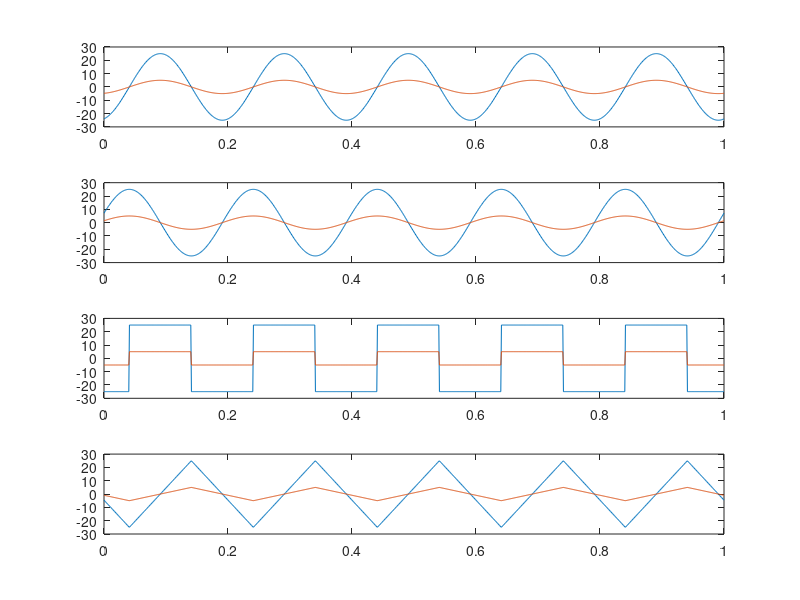

The MATLAB source for this figure:
clc;
close all;
clear all;

a = input("Enter amplitude: ");
f = input("Enter frequency: ");
p_diff = input("Enter phase difference in radians: ");
t = 0:0.001:1;

sin_wave = a*sin(2*pi*f*t + p_diff);
cos_wave = a*cos(2*pi*f*t + p_diff);
sqr_wave = a*square(2*pi*f*t + p_diff);
trn_wave = a*sawtooth(2*pi*f*t + p_diff, 1/2);

figure;

subplot(4,1,1);
plot(t, sin_wave, 'r');

subplot(4,1,2);
plot(t, cos_wave, 'r');

subplot(4,1,3);
plot(t, sqr_wave, 'r');

subplot(4,1,4);
plot(t, trn_wave, 'r');

% amplitude scale
scl = input("Amplitude scaling: ");

sin_wave_n = a*scl*sin(2*pi*f*t + p_diff);
cos_wave_n = a*scl*cos(2*pi*f*t + p_diff);
sqr_wave_n = a*scl*square(2*pi*f*t + p_diff);
trn_wave_n = a*scl*sawtooth(2*pi*f*t + p_diff, 1/2);

subplot(4,1,1);
plot(t, sin_wave_n, t, sin_wave);

subplot(4,1,2);
plot(t, cos_wave_n, t, cos_wave);

subplot(4,1,3);
plot(t, sqr_wave_n, t, sqr_wave);

subplot(4,1,4);
plot(t, trn_wave_n, t, trn_wave);

return;